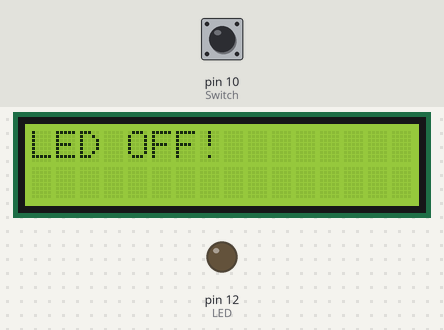
A program run on a simulated Raspberry Pi (header pin numbers). Shown: 16×2 character LCD, output pins drawn as LEDs (lit = HIGH). The test bench sets the inputs (shaded band); at power-on: pin 10 (Switch) LOW. Library files of the repository ran but are not shown: I2C_driver.py; what the program prints to the terminal is not drawn.

Above: at 1.4 s.
1.5 s: pin 10 (Switch) pulled HIGH for 1.25 s
At 2.1 s:
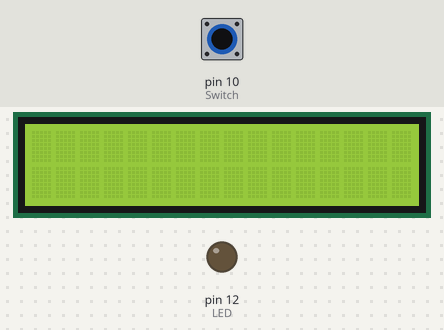
At 2.7 s:
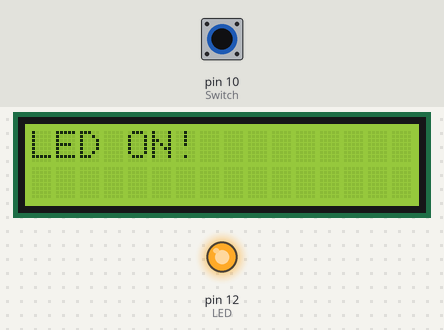
5.8 s: pin 10 (Switch) pulled HIGH for 3.2 s
At 7.3 s:
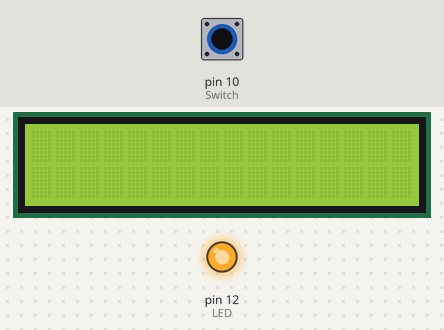
Timing chart, 0 to 11.0 s (numbered marks = the images above; inputs shaded):
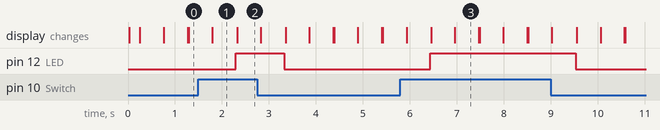

The program:

LCD.py
```python
import RPi.GPIO as GPIO
import I2C_driver as LCD
from time import *

Switch= 10
LED = 12
mylcd = LCD.lcd()

GPIO.setwarnings(False)
GPIO.setmode(GPIO.BOARD)

GPIO.setup(LED, GPIO.OUT, initial=GPIO.LOW)
GPIO.setup(Switch, GPIO.IN, pull_up_down=GPIO.PUD_DOWN)

while True:
    if GPIO.input(Switch) == GPIO.HIGH:
        print("Button was pushed!")
        GPIO.output(LED, GPIO.HIGH)
        mylcd.lcd_display_string("LED ON!",1)
        sleep(0.5)
        mylcd.lcd_clear()
        sleep(0.5)
    else:
        print("Button was not pushed!")
        GPIO.output(LED, GPIO.LOW)
        mylcd.lcd_display_string("LED OFF!",1)
        sleep(0.5)
        mylcd.lcd_clear()
        sleep(0.5)
```

Measured:
- after the input at 1.5 s, pin 12 (LED): LOW → HIGH after 0.80 s, → LOW 1.0 s later; the display: first differs from a run without the input after 0.82 s (image 2)
- after the input at 5.8 s, pin 12 (LED): LOW → HIGH after 0.63 s, → LOW 3.1 s later; the display: first differs from a run without the input after 0.66 s (image 3 shows a later state)
- what the display in image 1 shows lasts 0.5 s, from 1.8 s to 2.3 s
